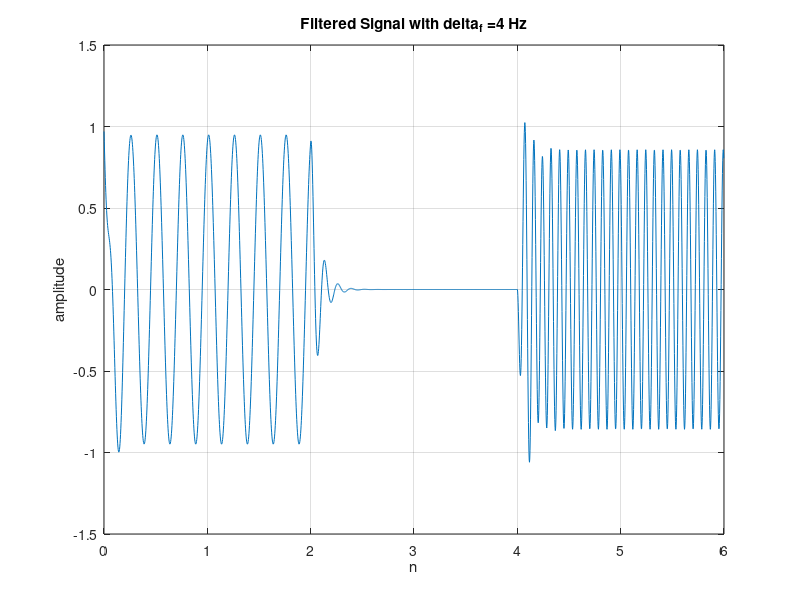
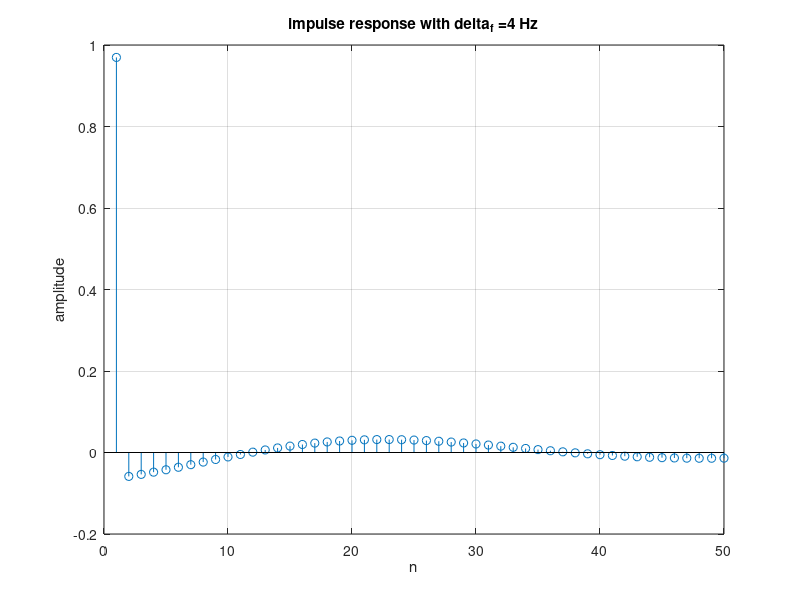
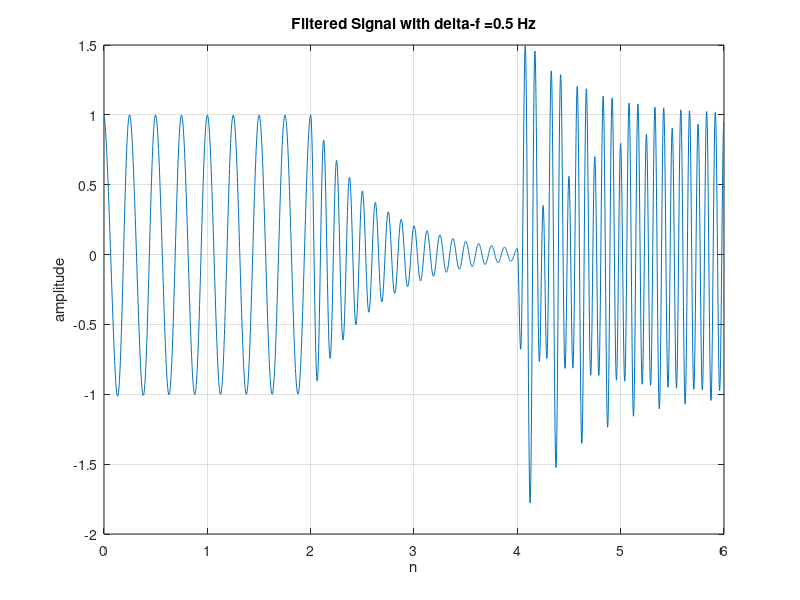
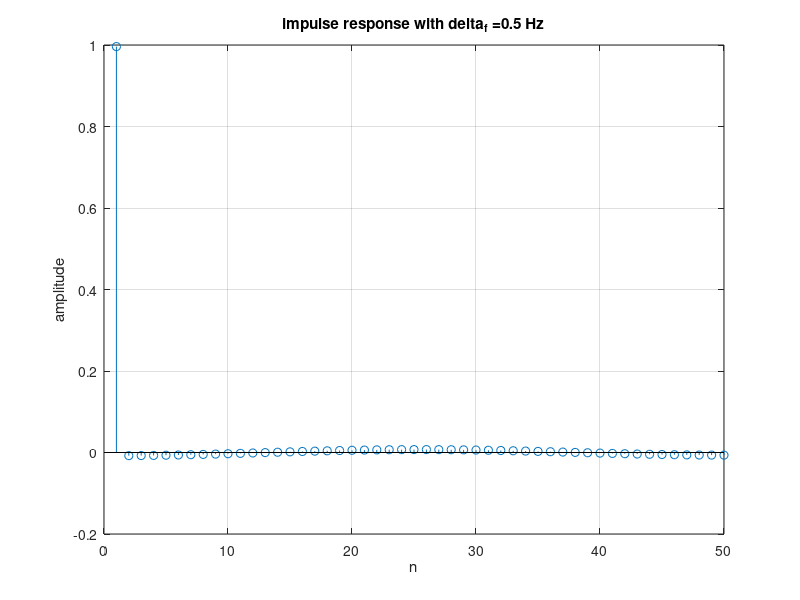

The MATLAB script that drew these images, in order:
%% *Homework3_2*
%% Programmers
% Mohammad MAhdi Elyasi - 9823007
%
% Moein Nasiri - 9823093
%% Clear Workspace
close all;
clear;
clc;
%% Homework1
% Here we declare some essential variables
fs = 400;
t = 0:1 / fs:6-(1/fs);
f1 = 4;
f2 = 8;
f3 = 12;
t1 = 0:1 / fs:2-(1/fs);
t2 = 2:1 / fs:4-(1/fs);
t3 = 4:1 / fs:6-(1/fs);
x=[cos(2 * pi * f1 * t1) cos(2 * pi * f2 * t2) cos(2 * pi * f3 * t3)];
b = [0.969531 -1.923772 0.969531];
a = [1 -1.923772 0.939063];
filtered_signal = filter(b, a, x);
%%%
% Now we plot filtered signals
figure('Name','filtered signal delta_f=4 Hz');
plot(t, filtered_signal);
grid on;
title('Filtered Signal with delta_f =4 Hz');
xlabel('n');
ylabel('amplitude');
x_0 = [1 zeros(1,49)];
filtered_signal = filter(b, a, x_0);
figure('Name','impulse response delta_f=4 Hz');
stem( filtered_signal);
grid on;
title('impulse response with delta_f =4 Hz');
xlabel('n');
ylabel('amplitude');
b1=[0.996088 -1.976468 0.996088];
a1=[1 -1.976468 0.992177];
filtered_signal1 = filter(b1, a1, x);
figure('Name','filtered signal delta-f=0.5 Hz');
plot(t, filtered_signal1);
grid on;
title('Filtered Signal with delta-f =0.5 Hz');
xlabel('n');
ylabel('amplitude');

x_0 = [1 zeros(1,49)];
filtered_signal = filter(b1, a1, x_0);
figure('Name','impulse response delta_f=0.5 Hz');
stem( filtered_signal);
grid on;
title('impulse response with delta_f =0.5 Hz');
xlabel('n');
ylabel('amplitude');

